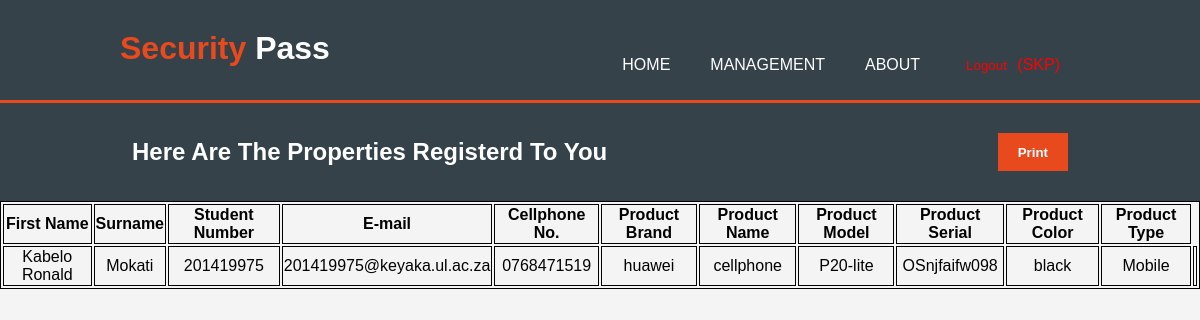
The page /Details.php (signed in) on the database its author committed.
### tables this page shows
CREATE TABLE `userinfotable` (
  `id` int(11) NOT NULL,
  `username` varchar(50) NOT NULL,
  `FName` varchar(20) NOT NULL,
  `Lname` varchar(20) NOT NULL,
  `Gender` varchar(20) NOT NULL,
  `qualification` varchar(50) NOT NULL,
  `stNo` varchar(15) NOT NULL,
  `Email` varchar(30) NOT NULL,
  `cell` varchar(15) NOT NULL,
  `DoB` date NOT NULL,
  `password` varchar(30) NOT NULL,
  `Address` varchar(70) NOT NULL
);

CREATE TABLE `producttable` (
  `PID` int(11) NOT NULL,
  `stNo` varchar(50) NOT NULL,
  `PBrand` varchar(50) NOT NULL,
  `PName` varchar(50) NOT NULL,
  `PModel` varchar(50) NOT NULL,
  `PSerial` varchar(100) NOT NULL,
  `PColor` varchar(50) NOT NULL,
  `PType` varchar(15) NOT NULL
);

### Details.php (the view, shortened to what this page needs)
<?php
    require "dbconfig/config.php";
?>
<!DOCTYPE html>
<html lang="en">
<head>
    <link rel="stylesheet" href="./CSS/Style.css">
</head>
<body>
    <header>
         <div class="container">
               <div id="branding">
                   <h1><span class="highlight">Security</span> Pass</h1>
               </div>
               <nav>
                   <ul>
                       <li><a href="AdminHome.php">Home</a></li>
                       <li><a href="AdminHome.php">Management</a></li>
                       <li><a href="About.php">About</a></li>
                       <li><form action="adminhome.php" method="post" style="color: red; cursor: ponter;">
                               <input id="logout-btn" type="submit" placeholder="button" name="logout" value="Logout"  placeholder="button" name="" value="Back" > (<?php echo $_SESSION['username'] ?>)
                           </form></li>
                   </ul>
               </nav>
           </div>
    </header>
       <section id="newsletter">
           <div class="container">
               <h1 style="float: center;">Here Are The Properties Registerd To You</h1>
               <form action="Print.php" method="post">
                   <button href="Print.php" type="submit" value=">>" class="btn1" name="search_button">Print</button>
               </form>
           </div>
       </section>
       <table>
           <tr>
               <th>First Name </th>
               <th>Surname </th>
			   <th>Student Number </th>
               <th>E-mail </th>
               <th>Cellphone No. </th>
               <th>Product Brand </th>
			   <th>Product Name </th>
			   <th>Product Model </th>
			   <th>Product Serial </th>
			   <th>Product Color </th>
			   <th>Product Type </th>
           </tr>
           <?php
                $session = $_SESSION['username'] ;
			   $query= "SELECT
							userinfotable.Fname,
							userinfotable.lname,
							userinfotable.stNo,
							userinfotable.email,
							userinfotable.cell,
							producttable.PBrand,
							producttable.PName,
							producttable.PModel,
							producttable.PSerial,
							producttable.PColor,
							producttable.PType
						FROM
							userinfotable
						INNER JOIN producttable
						WHERE userinfotable.stNo = producttable.stNo AND userinfotable.username = '$session'
						ORDER BY userinfotable.stNo";
                $query_run= mysqli_query($con,$query);
                if(mysqli_num_rows($query_run)>0 )
                {
                    while($row= mysqli_fetch_assoc($query_run)){
                        echo "<tr><td>" . $row["Fname"] . "</td><td>" . $row["lname"] . "</td><td>" . $row["stNo"] . "</td><td>" . $row["email"] . "</td><td>" . $row["cell"] . "</td><td>" . $row["PBrand"] . "</td><td>" . $row["PName"] . "</td><td>" . $row["PModel"] . "</td><td>" . $row["PSerial"] . "</td><td>" . $row["PColor"] . "</td><td>" . $row["PType"] . "</td><td>";
                    }
                    echo "</table>";
                }
                else{
                    echo "0 results!";
                }
           ?>
</body>
</html>

### CSS/Style.css (style rules this page uses)
body { margin: 0; padding: 0; background-color: #f4f4f4; background-size: cover; font-family: sans-serif; }
.container { width: 80%; margin: auto; overflow: hidden; }
.btn1 { height: 38px; background: #e8491d; border: 0; padding-left: 20px; padding-right: 20px; color: #ffffff; font-weight: bold; cursor: pointer; }
header { background: #35424a; color: #ffffff; padding-top: 30px; min-height: 70px; border-bottom: #e8491d 3px solid; }
header a { color: #ffffff; text-decoration: none; text-transform: uppercase; font-size: 16px; display: block; }
header li { float: left; display: inline; padding: 0 20px 0 20px; }
header #branding { float: left; }
header #branding h1 { margin: 0; }
header nav { float: right; margin-top: 10px; }
header .highlight, header .current a { color: #e8491d; font-weight: bold; }
table, th, td { text-align: center; border: 1px solid black; }
#newsletter { padding: 15px; color: #ffffff; background: #35424a; }
#newsletter h1 { float: left; }
#newsletter form { float: right; margin-top: 15px; }
#logout-btn { background: none; background-color: none; border: none; color: red; cursor: pointer; }

### rows shown on the page
userinfotable: FName "Kabelo Ronald", Lname "Mokati", stNo "201419975", Email "201419975@keyaka.ul.ac.za", cell "0768471519", producttable.PBrand "huawei", producttable.PName "cellphone", producttable.PModel "P20-lite", producttable.PSerial "OSnjfaifw098", producttable.PColor "black", producttable.PType "Mobile"
